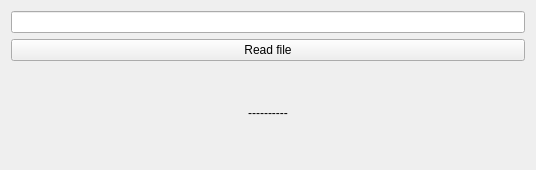
<?xml version="1.0" encoding="UTF-8"?>
<ui version="4.0">
 <class>Subtask4</class>
 <widget class="QWidget" name="Subtask4">
  <property name="geometry">
   <rect>
    <x>0</x>
    <y>0</y>
    <width>536</width>
    <height>170</height>
   </rect>
  </property>
  <property name="windowTitle">
   <string>Form</string>
  </property>
  <layout class="QVBoxLayout" name="verticalLayout">
   <item>
    <widget class="QLineEdit" name="lineEdit"/>
   </item>
   <item>
    <widget class="QPushButton" name="pushButton">
     <property name="text">
      <string>Read file</string>
     </property>
    </widget>
   </item>
   <item>
    <widget class="QLabel" name="label">
     <property name="text">
      <string>----------</string>
     </property>
     <property name="alignment">
      <set>Qt::AlignCenter</set>
     </property>
    </widget>
   </item>
  </layout>
 </widget>
 <resources/>
 <connections/>
</ui>
